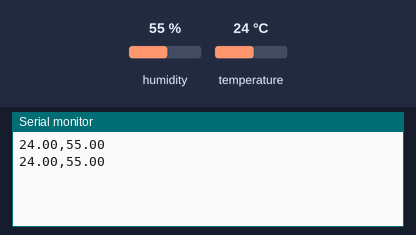
The sketch below on a simulated Arduino Uno, built with avr-gcc and run on an emulated ATmega328P. Shown: the last lines printed to the serial monitor. Inputs (shaded band) come from the test bench; at power-on: humidity 55 %, temperature 24 °C.

Above: at 1.2 s.
1.3 s: humidity set to 22 %
At 2.0 s:
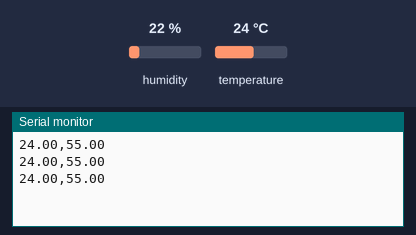
2.8 s: temperature set to 12 °C
At 3.9 s:
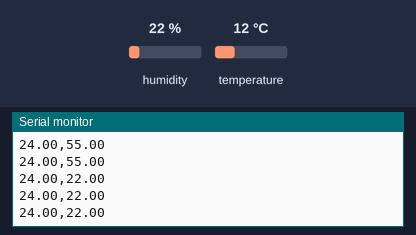
4.3 s: humidity set to 40 %
At 4.8 s:
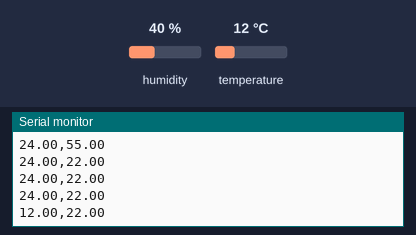
Timing chart, 0 to 7.3 s (numbered marks = the images above; inputs shaded):
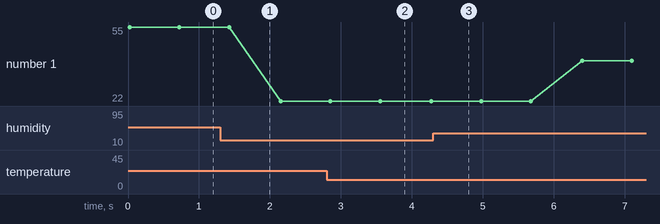

Measured:
- plotted number 1: 55 → 22 after the input at 1.3 s, 22 → 40 after the input at 4.3 s

The sketch:

GUI_Arduino_REMOTE_CONTROLLER.ino
```cpp
#include "DHT.h"
class DHT dht(A0, 11);
const uint8_t RELAY_SW {30U};
void setup() {
  dht.begin();
  Serial.begin(115200UL);  //COM 통신용
  pinMode(RELAY_SW, OUTPUT); //RELAY
}
void loop() {
  float temperature = 0.0;
    float percentHumidity = 0.0F;
    if(dht.read()) {
      temperature = dht.readTemperature();
      percentHumidity = dht.readHumidity();}
    if(Serial.available()) {
      String str_command = Serial.readString();  // SW_ON
      str_command.trim();
      str_command.toUpperCase();
      if(str_command == "SW_ON")
      { digitalWrite(RELAY_SW, HIGH);
        delay(500UL);
      } else if(str_command == "SW_OFF") {
        digitalWrite(RELAY_SW, LOW);
        delay(500UL);
      } else {
      }
    }
    Serial.print(temperature);
    Serial.print(",");
    Serial.println(percentHumidity);
    delay(700UL);
}
```
